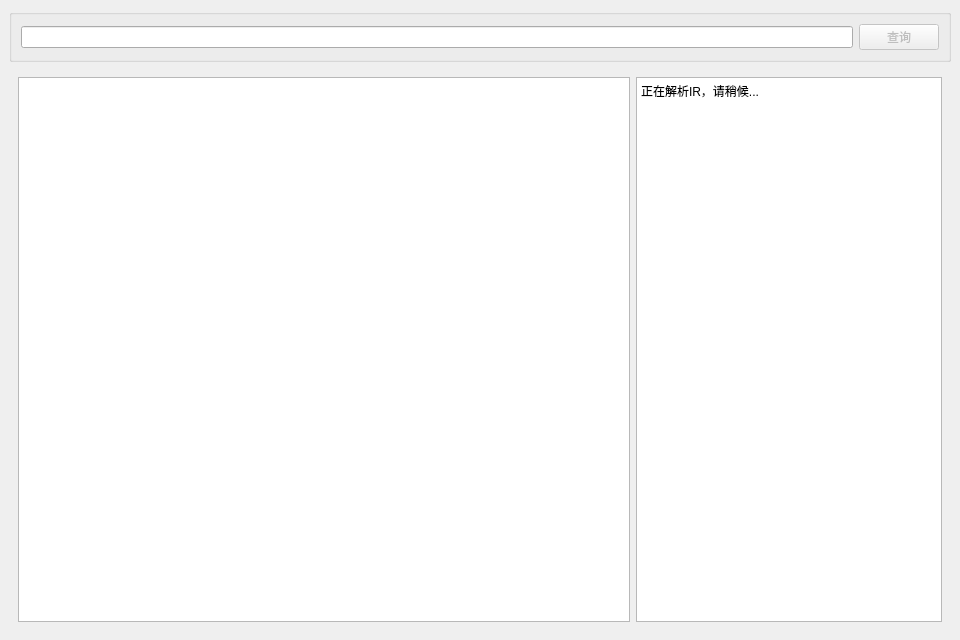
<?xml version="1.0" encoding="UTF-8"?>
<ui version="4.0">
 <class>IRViewer</class>
 <widget class="QMainWindow" name="IRViewer">
  <property name="geometry">
   <rect>
    <x>0</x>
    <y>0</y>
    <width>960</width>
    <height>640</height>
   </rect>
  </property>
  <property name="sizePolicy">
   <sizepolicy hsizetype="Expanding" vsizetype="Expanding">
    <horstretch>0</horstretch>
    <verstretch>0</verstretch>
   </sizepolicy>
  </property>
  <property name="windowTitle">
   <string>IRViewer</string>
  </property>
  <widget class="QWidget" name="centralWidget">
   <layout class="QVBoxLayout" name="verticalLayout">
    <item>
     <widget class="QGroupBox" name="groupBox">
      <property name="title">
       <string/>
      </property>
      <layout class="QHBoxLayout" name="horizontalLayout">
       <item>
        <widget class="QLineEdit" name="lineEdit">
         <property name="enabled">
          <bool>true</bool>
         </property>
         <property name="readOnly">
          <bool>false</bool>
         </property>
        </widget>
       </item>
       <item>
        <widget class="QPushButton" name="pushButton">
         <property name="enabled">
          <bool>false</bool>
         </property>
         <property name="text">
          <string>查询</string>
         </property>
        </widget>
       </item>
      </layout>
     </widget>
    </item>
    <item>
     <widget class="QWidget" name="widget" native="true">
      <layout class="QHBoxLayout" name="horizontalLayout_2">
       <item>
        <widget class="QGraphicsView" name="graphicsView">
         <property name="sizePolicy">
          <sizepolicy hsizetype="Expanding" vsizetype="Expanding">
           <horstretch>2</horstretch>
           <verstretch>0</verstretch>
          </sizepolicy>
         </property>
        </widget>
       </item>
       <item>
        <widget class="QPlainTextEdit" name="plainTextEdit">
         <property name="sizePolicy">
          <sizepolicy hsizetype="Expanding" vsizetype="Expanding">
           <horstretch>1</horstretch>
           <verstretch>0</verstretch>
          </sizepolicy>
         </property>
         <property name="readOnly">
          <bool>true</bool>
         </property>
         <property name="plainText">
          <string>正在解析IR，请稍候...</string>
         </property>
        </widget>
       </item>
      </layout>
     </widget>
    </item>
   </layout>
  </widget>
 </widget>
 <resources/>
 <connections/>
</ui>
